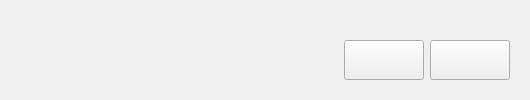
             <widget class="QWidget" name="page_15">
              <layout class="QGridLayout" name="gridLayout_42">
               <item row="6" column="0" alignment="Qt::AlignBottom">
                <widget class="QWidget" name="widget_27" native="true">
                 <layout class="QHBoxLayout" name="horizontalLayout_22">
                  <item>
                   <spacer name="horizontalSpacer_13">
                    <property name="orientation">
                     <enum>Qt::Horizontal</enum>
                    </property>
                    <property name="sizeHint" stdset="0">
                     <size>
                      <width>324</width>
                      <height>20</height>
                     </size>
                    </property>
                   </spacer>
                  </item>
                  <item>
                   <layout class="QHBoxLayout" name="horizontalLayout_23">
                    <item>
                     <widget class="QPushButton" name="stackedWidget_btn_back_4">
                      <property name="minimumSize">
                       <size>
                        <width>80</width>
                        <height>40</height>
                       </size>
                      </property>
                      <property name="maximumSize">
                       <size>
                        <width>50</width>
                        <height>50</height>
                       </size>
                      </property>
                      <property name="text">
                       <string/>
                      </property>
                      <property name="icon">
                       <iconset resource="icons/resources.qrc">
                        <normaloff>:/icons/left-arrow.ico</normaloff>:/icons/left-arrow.ico</iconset>
                      </property>
                      <property name="iconSize">
                       <size>
                        <width>30</width>
                        <height>30</height>
                       </size>
                      </property>
                     </widget>
                    </item>
                    <item>
                     <widget class="QPushButton" name="stackedWidget_btn_next_5">
                      <property name="minimumSize">
                       <size>
                        <width>80</width>
                        <height>40</height>
                       </size>
                      </property>
                      <property name="maximumSize">
                       <size>
                        <width>50</width>
                        <height>50</height>
                       </size>
                      </property>
                      <property name="text">
                       <string/>
                      </property>
                      <property name="icon">
                       <iconset resource="icons/resources.qrc">
                        <normaloff>:/icons/right-arrow.ico</normaloff>:/icons/right-arrow.ico</iconset>
                      </property>
                     </widget>
                    </item>
                   </layout>
                  </item>
                 </layout>
                </widget>
               </item>
              </layout>
             </widget>
